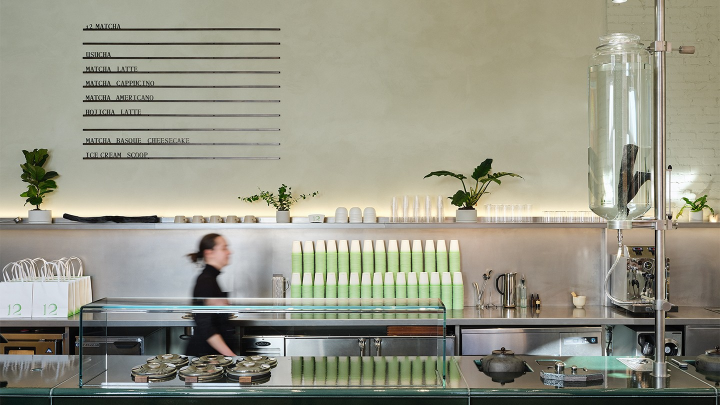
#> input picture site/media/pitches/shared/matcha12/src-bar.png, 1440 x 810 px (shown at 1/2 size); its folder holds 4 pictures in this run
$ python make-matcha12-assets.py
#> lines starting #> are read from the running program, lines starting #| are printed output that depends on the picture
"""12 Matcha collage assets. Sources in site/media/pitches/shared/matcha12/src-*.png. Run: python3 scripts/make-matcha12-assets.py"""
import os, numpy as np, cv2
from PIL import Image
D = os.path.join(os.path.dirname(__file__), '..', 'site', 'media', 'pitches', 'shared', 'matcha12')
ld = lambda n: Image.open(os.path.join(D, n)).convert('RGB')
#> in jpg, im is the input picture: PIL image 1440x810 RGB; mean R, G, B 150.5, 150.2, 134.5
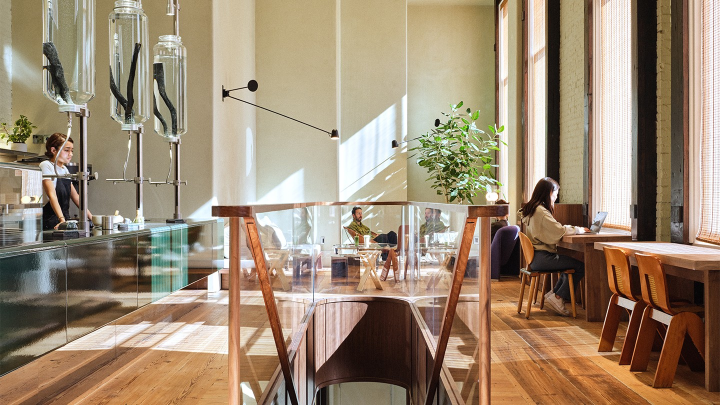
#> input picture site/media/pitches/shared/matcha12/src-room.png, 1440 x 810 px (shown at 1/2 size)
def jpg(im, name, w):
    im = im.copy(); im.thumbnail((w, w)); im.save(os.path.join(D, name), quality=84)

def finish(img, mask, name, border=7, scale=1.0, up=1.0):
    if up != 1:
        img = cv2.resize(img, None, fx=up, fy=up, interpolation=cv2.INTER_CUBIC); mask = cv2.resize(mask, None, fx=up, fy=up, interpolation=cv2.INTER_NEAREST)
    rough = (cv2.GaussianBlur(mask, (0, 0), 2) > 128).astype(np.uint8) * 255
    edge = cv2.dilate(rough, cv2.getStructuringElement(cv2.MORPH_ELLIPSE, (border * 2 + 1,) * 2))
    H, W = mask.shape; out = np.zeros((H, W, 4), np.uint8)
    inner = cv2.GaussianBlur(rough, (0, 0), 0.8).astype(np.float32) / 255
    for c in range(3): out[..., c] = (img[..., c] * inner + 250 * (1 - inner)).astype(np.uint8)
    out[..., 3] = cv2.GaussianBlur(edge, (0, 0), 0.8)
    ys, xs = np.where(edge > 0); p = 10
    im = Image.fromarray(out[max(ys.min() - p, 0):ys.max() + p, max(xs.min() - p, 0):xs.max() + p], 'RGBA')
    if scale != 1: im = im.resize((int(im.width * scale), int(im.height * scale)), Image.LANCZOS)
    im.save(os.path.join(D, name), optimize=True); print(name, im.size)

def circle(img, cx, cy, r, name, **kw):
    yy, xx = np.mgrid[0:img.shape[0], 0:img.shape[1]]
    finish(img, (((xx - cx) ** 2 + (yy - cy) ** 2) < r * r).astype(np.uint8) * 255, name, **kw)

jpg(ld('src-bar.png'), 'bar.jpg', 1500); jpg(ld('src-room.png'), 'room.jpg', 1300)
#> call 2 of jpg, with name = 'room.jpg', w = 1300
#> in jpg, im is the input picture: PIL image 1440x810 RGB; mean R, G, B 157, 137.9, 115.4
#> in jpg (call 2), `im.thumbnail((w, w))`:
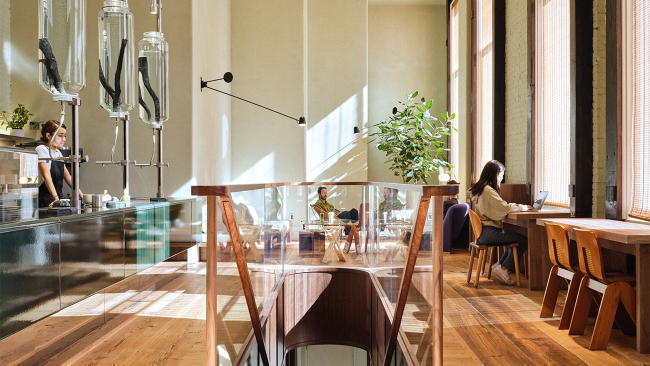
#> im: PIL image 1300x731 RGB (shown at 1/2 size); mean R, G, B 156.9, 137.9, 115.4

# the cup: grab it off the grey backdrop
#> (the run stopped early here; a loop or call above may not have finished)
